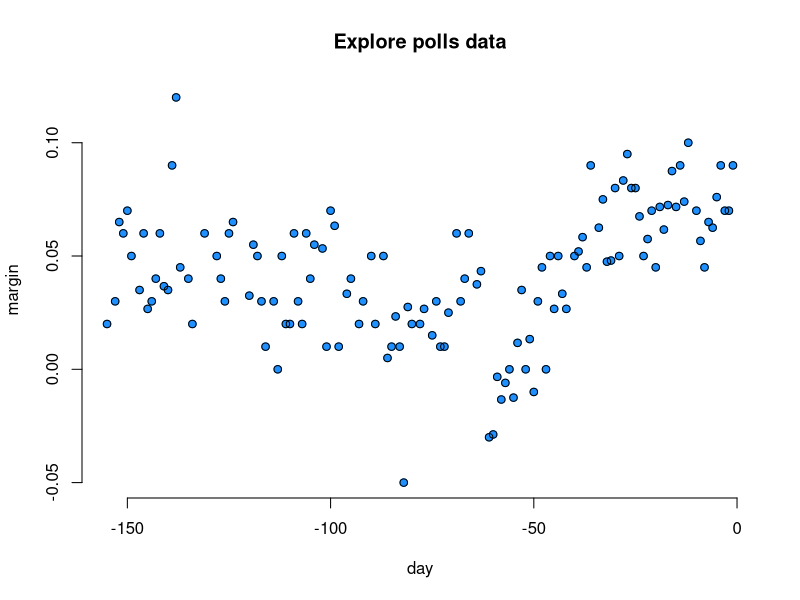
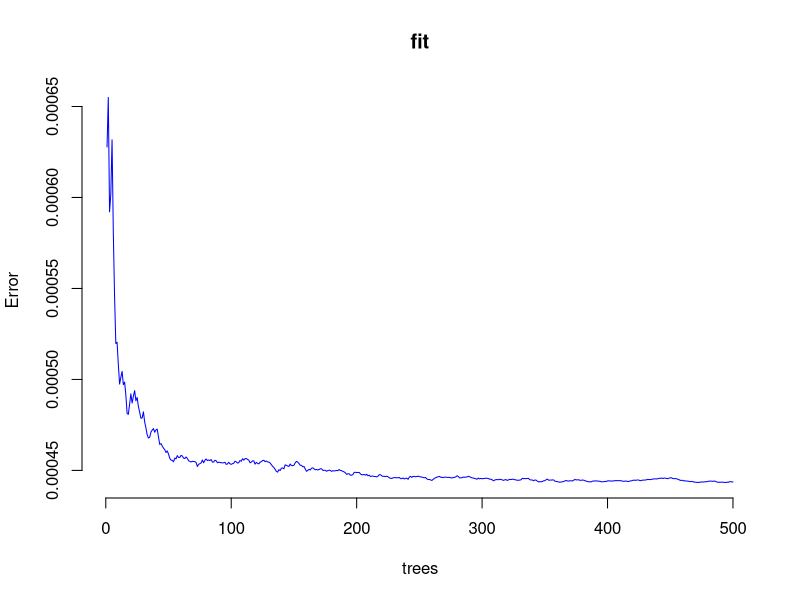
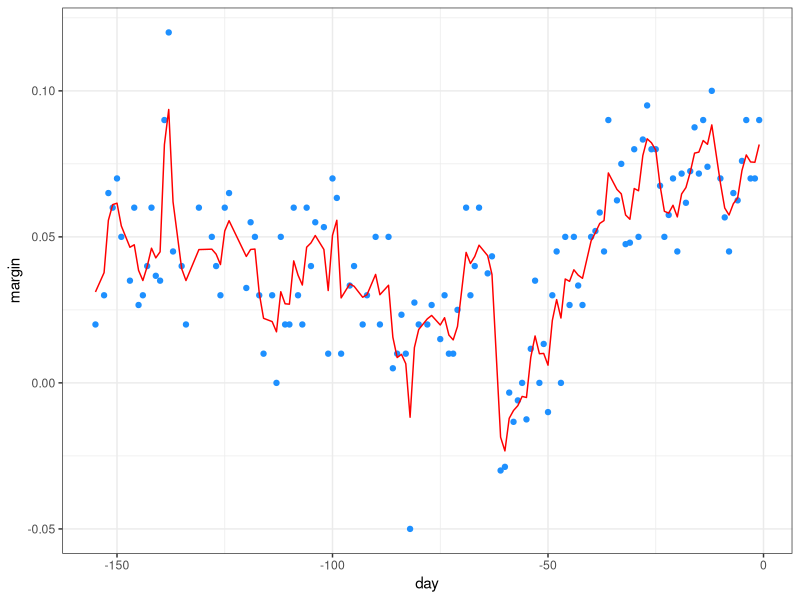

R code for these plots, in order:
# Source: https://rafalab.github.io/dsbook/examples-of-algorithms.html#random-forests
# Example of random forest
library(dplyr)
library(dslabs)
library(ggplot2)
library(randomForest)
data(polls_2008)

# Explore data
plot(x     = polls_2008$day,
     y     = polls_2008$margin,
     col   = "dodgerblue1",
     pch   = 19,
     main  = "Explore polls data",
     frame = F,
     xlab  = "day",
     ylab  = "margin")
points(x     = polls_2008$day,
       y     = polls_2008$margin,
       pch   = 21)


# Fit random forest model
fit = randomForest(margin ~., data = polls_2008)
plot(fit,
     frame = F,
     col   = "blue")


# Make fit plot
polls_2008 %>% 
    mutate(y_hat = predict(fit, newdata = polls_2008)) %>% 
    ggplot() +
    geom_point(aes(day, margin), col = "dodgerblue1") +
    geom_line(aes(day, y_hat), col = "red") +
    theme_bw()

rm(list = ls())

# Digits example
mydata = mnist_27$train
head(mydata)

train_rf = randomForest(y ~., data = mnist_27$train)
caret::confusionMatrix(predict(train_rf, mnist_27$test),
                       mnist_27$test$y)$overall["Accuracy"]
